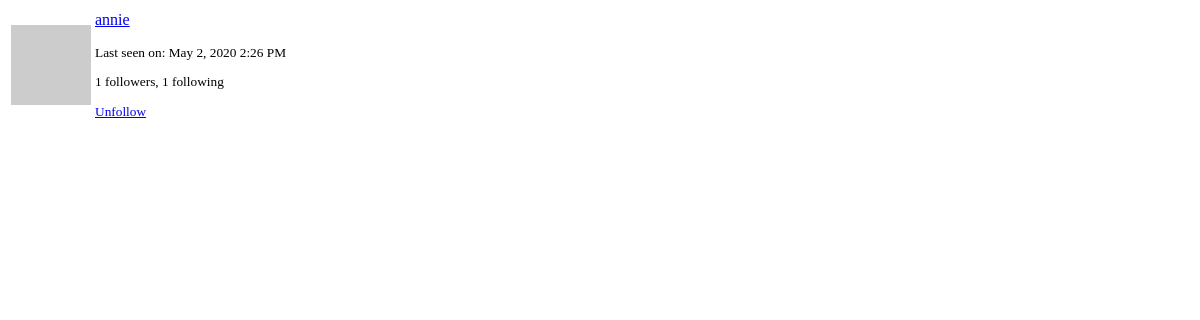
The page /user/annie/popup (signed in) on the database as committed earlier.
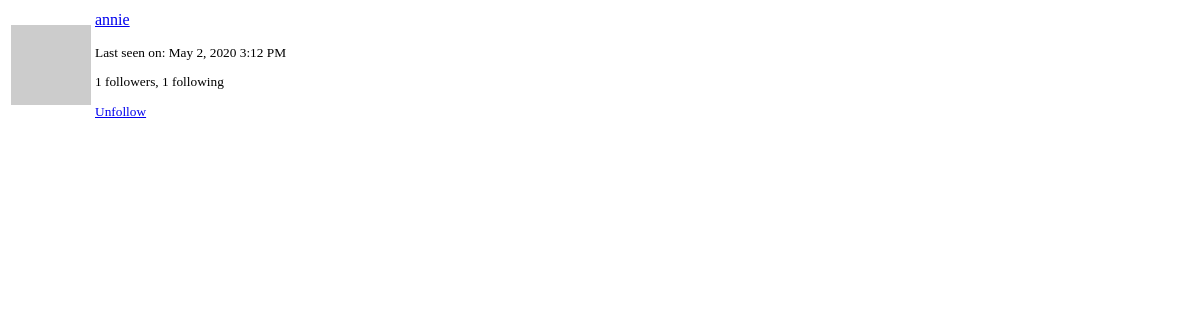
The same page on the database as committed later.
### app/models.py (models this page shows, shortened)
class User(UserMixin, db.Model):
    id = db.Column(db.Integer, primary_key=True)
    username = db.Column(db.String(64), index=True, unique=True)
    email = db.Column(db.String(120), index=True, unique=True)
    password_hash = db.Column(db.String(128))
    about_me = db.Column(db.String(140))
    last_seen = db.Column(db.DateTime, default=dt.datetime.utcnow)
    last_message_read_time = db.Column(db.DateTime)
    posts = db.relationship("Post", backref="author", lazy="dynamic")
    followed = db.relationship(
        "User",
        secondary=followers,
        primaryjoin=(followers.c.follower_id == id),
        secondaryjoin=(followers.c.followed_id == id),
        backref=db.backref("followers", lazy="dynamic"),
        lazy="dynamic",
    )
    messages_sent = db.relationship(
        "Message", foreign_keys="Message.sender_id", backref="author", lazy="dynamic"
    )
    messages_received = db.relationship(
        "Message",
        foreign_keys="Message.recipient_id",
        backref="recipient",
        lazy="dynamic",
    )
    notifications = db.relationship("Notification", backref="user", lazy="dynamic")
    tasks = db.relationship("Task", backref="user", lazy="dynamic")
    def avatar(self, size):
        digest = md5(self.email.lower().encode("utf-8")).hexdigest()
        return "https://www.gravatar.com/avatar/{}?d=identicon&s={}".format(
            digest, size
        )
    def is_following(self, user: "User"):
        return self.followed.filter(followers.c.followed_id == user.id).count() > 0

### app/main/routes.py (the view)
@bp.route("/user/<username>/popup")
@login_required
def user_popup(username):
    user = User.query.filter_by(username=username).first_or_404()
    return render_template("user_popup.html", user=user)

### app/main/routes.py (called while the page is built)
@bp.before_app_request
def before_request():
    if current_user.is_authenticated:
        current_user.last_seen = datetime.utcnow()
        db.session.commit()
        g.search_form = SearchForm()
    g.locale = str(get_locale())

### app/models.py (called while the page is built)
@login_manager.user_loader
def load_user(id):
    return User.query.get(int(id))

    @classmethod
    def before_commit(cls, session):
        session._changes = {
            "add": list(session.new),
            "update": list(session.dirty),
            "delete": list(session.deleted),
        }

    @classmethod
    def after_commit(cls, session):
        for obj in session._changes["add"]:
            if isinstance(obj, SearchableMixin):
                add_to_index(obj.__tablename__, obj)
        for obj in session._changes["update"]:
            if isinstance(obj, SearchableMixin):
                add_to_index(obj.__tablename__, obj)
        for obj in session._changes["delete"]:
            if isinstance(obj, SearchableMixin):
                remove_from_index(obj.__tablename__, obj)
        session._changes = None

### app/templates/user_popup.html (shortened to what this page needs)
<table class="table">
    <tr>
        <td width="64" style="border: 0px;"><img src="{{ user.avatar(64) }}"></td>
        <td style="border: 0px;">
            <p>
                <a href="{{ url_for('main.user', username=user.username) }}">
                    {{ user.username }}
                </a>
            </p>
            <small>
                {% if user.last_seen %}
                    <p>{{ _('Last seen on') }}: {{ moment(user.last_seen).format('lll') }}</p>
                {% endif %}
                <p>{{ _('%(count)d followers', count=user.followers.count()) }},
                   {{ _('%(count)d following', count=user.followed.count()) }}</p>
                {% if user != current_user %}
                    {% if not current_user.is_following(user) %}
                        <a href="{{ url_for('main.follow', username=user.username) }}">
                            {{ _('Follow') }}
                        </a>
                    {% else %}
                        <a href="{{ url_for('main.unfollow', username=user.username) }}">
                            {{ _('Unfollow') }}
                        </a>
                    {% endif %}
                {% endif %}
            </small>
        </td>
    </tr>
</table>

Rows that differ between the two databases and show on the page:
changed User "annie": last_seen "May 2, 2020 2:26 PM" → "May 2, 2020 3:12 PM"
